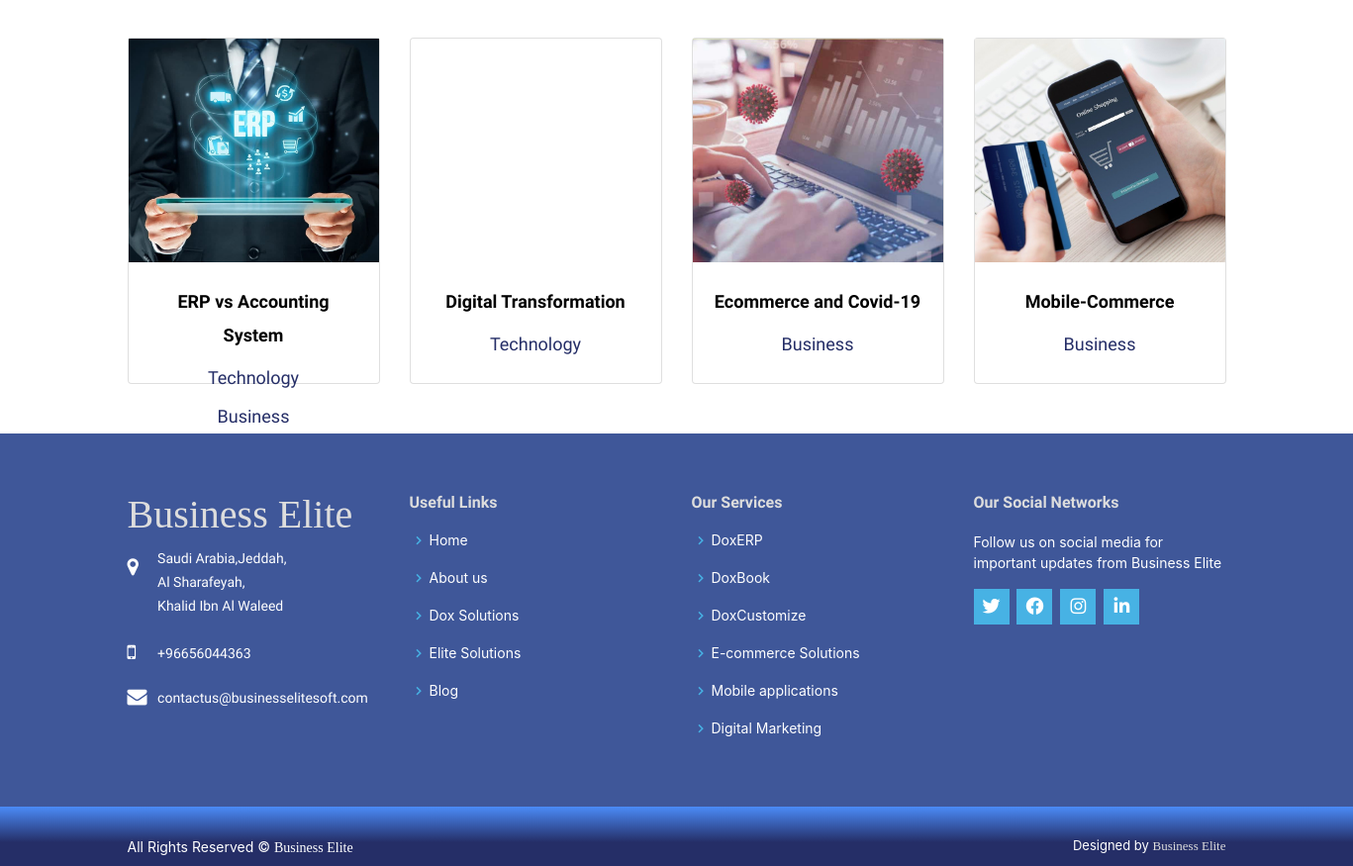
/ (lower part), run on an earlier commit of the app's database.
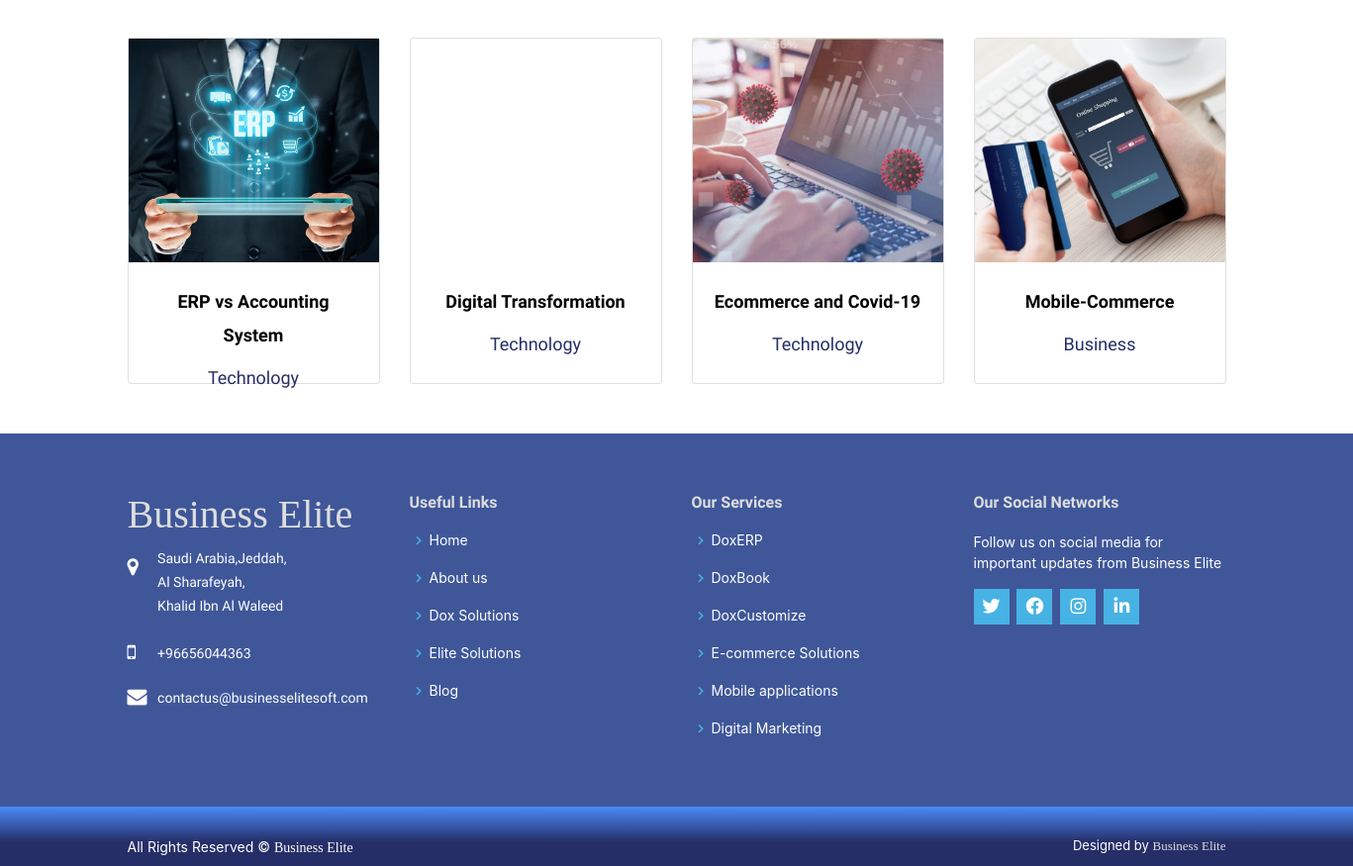
And on a later commit of the database.
### blog/models.py (models this page shows, shortened)
class Post(models.Model):
    author = models.CharField(max_length=100)
    image_author = models.ImageField(upload_to='post/', blank=True, null=True)
    title = models.CharField(max_length=100)
    tags = models.ManyToManyField(Tag)
    post_views = models.PositiveIntegerField(default=0)
    image = models.ImageField(upload_to='post/', blank=True, null=True)
    created_at = models.DateField()
    description_one = models.TextField()
    description_two = models.TextField()
    category = models.ManyToManyField(Category, related_name='post_category')
    slug = models.SlugField(blank=True, null=True)
    class Meta:
       ordering = ['created_at']
    def get_absolute_url(self):
        return reverse('blog:post_detail', kwargs={'slug': self.slug})

class Category(models.Model):
    name = models.CharField(max_length=50)
    slug = models.SlugField(blank=True, null=True)

### properties/models.py (models this page shows, shortened)
class Category(models.Model):
    name = models.CharField(max_length=200)
    slug = models.SlugField(blank=True, null=True)
    def get_absolute_url(self):
        return reverse('properties:dox_detail', args=[self.slug])

class SubCategory(models.Model):
    category = models.ForeignKey(Category, related_name='sub_category', on_delete=models.CASCADE)
    name = models.CharField(max_length=100)
    slug = models.SlugField(blank=True, null=True)
    def get_absolute_url(self):
        return reverse('properties:dox_detail', args=[self.slug])

### properties/views.py (the view)
# urls.py: 2. Add a URL to urlpatterns:  path('', views.home, name='home')
def home(request):
    posts = Post.objects.all()[:4]
    cards_dox = CardDoxHome.objects.all()
    cards_elite = CardEliteHome.objects.all()
    return render(request, 'home/index.html', {
        'posts': posts,
        'cards_dox': cards_dox,
        'cards_elite': cards_elite,
    })

### project/context_processor.py (called while the page is built)
def category(request):
    categories_base = Category.objects.all()
    sub_category_base = SubCategory.objects.all()
    return {'categories_base': categories_base, 'sub_category_base': sub_category_base}

### templates/home/index.html (shortened to what this page needs)
{% extends 'base.html' %}
{% load static %}
{% load i18n %}
{% block body %}
  <div class="swiper-header">
  </div>
  <main id="main">
    <div class="blog-content" data-aos="zoom-in">
      <div class="container">
        <div class="row">
          {% for post in posts %}
          <div class="col-md-3">
            <div class="card">
              <div class="cardTop-1" style="background-image: url({{post.image.url}});">
              </div>
              <div class="cardBottom">
                <div class="cardText">
                  <h3 class="cardTitle"><a href="{{post.get_absolute_url}}">{{post.title}}</a></h3>
                  {% for cat in post.category.all %}
                  <h4 class="cardInfo">{{cat.name}}</h4>
                  {% endfor %}
                </div>
              </div>
            </div>
          </div>
          {% endfor %}
        </div>
      </div>
    </div>
  </main>
{% endblock body %}

### templates/base.html (shortened to what this page needs)
<!DOCTYPE html>
{% load static %}
{% load i18n %}
<html lang="en">
<head>
  <link rel="stylesheet" href="https://cdnjs.cloudflare.com/ajax/libs/font-awesome/5.15.3/css/all.min.css" />
  <link href="https://cdn.rawgit.com/michalsnik/aos/2.1.1/dist/aos.css" rel="stylesheet">
  <link href="//db.onlinewebfonts.com/c/0a1d844d3d15ec142620a5e906eecf76?family=Dealer+Strikes" rel="stylesheet" type="text/css"/>
  <link href="https://cdnjs.cloudflare.com/ajax/libs/Swiper/4.4.2/css/swiper.min.css" rel="stylesheet">
  <link href="{% static 'assets/vendor/bootstrap/css/bootstrap.min.css' %}" rel="stylesheet">
  <link href="{% static 'assets/vendor/icofont/icofont.min.css' %}" rel="stylesheet">
  <link href="{% static 'assets/vendor/boxicons/css/boxicons.min.css' %}" rel="stylesheet">
  <link href="{% static 'assets/vendor/remixicon/remixicon.css' %}" rel="stylesheet">
  <link href="{% static 'assets/vendor/venobox/venobox.css' %}" rel="stylesheet">
  <link href="{% static 'assets/vendor/owl.carousel/assets/owl.carousel.min.css' %}" rel="stylesheet">
  <link href="{% static 'assets/vendor/aos/aos.css' %}" rel="stylesheet">
  <link href="{% static 'assets/vendor/glightbox/css/glightbox.min.css' %}" rel="stylesheet">
  <link href="{% static 'assets/css/animate.css' %}" rel="stylesheet">
  <link href="{% static 'assets/css/style.css' %}" rel="stylesheet">
  <link rel="stylesheet" href="https://cdnjs.cloudflare.com/ajax/libs/font-awesome/4.7.0/css/font-awesome.min.css">
  {% get_current_language as LANGUAGE_CODE %}
</head>
<body>
                      {% get_current_language as LANGUAGE_CODE %}
                      {% get_available_languages as LANGUAGES %}
                      {% get_language_info_list for LANGUAGES as languages %}
  {% block body %}
  {% endblock body %}
  <footer id="footer">
    <div class="footer-top">
      <div class="container">
        <div class="row">
          <div class="col-lg-3 col-md-6 footer-contact">
            <h3>Business Elite</h3>
            <i class="fa fa-map-marker"></i>
            <p class="text">
              {% trans "Saudi Arabia,Jeddah," %}<br>
              {% trans "Al Sharafeyah" %},<br>
              {% trans "Khalid Ibn Al Waleed" %} <br><br>
            </p>
            <i class="fa fa-mobile"></i>
            <p class="text">{% trans "+96656044363" %}</p>
            <br>
            <i class="fa fa-envelope"></i>
            <p class="text">contactus@businesselitesoft.com</p><br>
          </div>
          <div class="col-lg-3 col-md-6 footer-links">
            <h4>{% trans "Useful Links" %}</h4>
            <ul>
              <li><i class="bx bx-chevron-right"></i> <a href="{% url 'properties:home' %}">{% trans "Home" %}</a></li>
              <li><i class="bx bx-chevron-right"></i> <a href="#about_us">{% trans "About us" %}</a></li>
              {% for cat in categories_base %}
                <li><i class="bx bx-chevron-right"></i> <a href="{{cat.get_absolute_url}}">{{cat.name}}</a></li>
              {% endfor %}
              <li><i class="bx bx-chevron-right"></i> <a href="{% url 'blog:post_list' %}">{% trans "Blog" %}</a></li>
            </ul>
          </div>
          <div class="col-lg-3 col-md-6 footer-links">
            <h4>{% trans "Our Services" %}</h4>
            <ul>
              {% for sub in sub_category_base %}
                <li><i class="bx bx-chevron-right"></i> <a href="{{sub.get_absolute_url}}">{{sub.name}}</a></li>
              {% endfor %}
            </ul>
          </div>
          <div class="col-lg-3 col-md-6 footer-links">
            <h4>{% trans "Our Social Networks" %}</h4>
            <p>{% trans "Follow us on social media for important updates from Business Elite" %}</p>
            <div class="social-links mt-3">
              <a href="https://twitter.com/businesselite4?s=11" class="twitter">
                <i class="fab fa-twitter"></i>
              </a>
              <a href="https://web.facebook.com/businesselitesoft" class="facebook">
                <i class="fab fa-facebook-f"></i>
              </a>
              <a href="https://www.instagram.com/businesselitesoft/" class="instagram">
                <i class="fab fa-instagram"></i>
              </a>
              <a href="https://www.linkedin.com/feed/update/urn:li:activity:6843502489606623232" class="linkedin">
                <i class="fab fa-linkedin"></i>
              </a>
            </div>
          </div>
        </div>
      </div>
    </div>
    <div class="footer-bottom">
      <div class="container">
        <div class="copyright">
          {% trans "All Rights Reserved" %} &copy; <strong><span>Business Elite</span></strong>
        </div>
        <div class="credits">
          {% trans "Designed by" %} <a href="/">Business Elite</a>
        </div>
      </div>
    </div>
  </footer>
 {% get_current_language as LANGUAGE_CODE %}
</body>
</html>

What changed in the data, as far as the page shows it:
changed Post "ERP vs Accounting System": loses Category (name "Business")
changed Post "Ecommerce and Covid-19": gains Category (name "Technology"); loses Category (name "Business")
